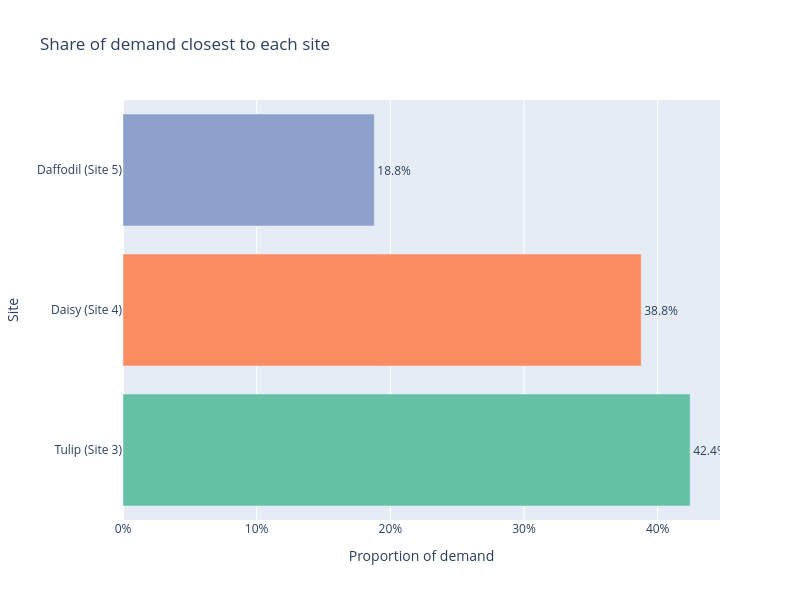

This figure's notebook cell:
### Code cell
solutions_3.plot_site_allocation_summary()

### Figure 1 — Plotly figure (JSON) as saved in the notebook; plotly's stock layout.template omitted (floating-point values rounded to 4 significant figures)
{"data": [{"alignmentgroup": "True", "hovertemplate": "Proportion of demand=%{x}<br>Site=%{y}<extra></extra>", "legendgroup": "", "marker": {"color": ["#8da0cb", "#fc8d62", "#66c2a5"], "pattern": {"shape": ""}}, "name": "", "offsetgroup": "", "orientation": "h", "showlegend": false, "textposition": "outside", "texttemplate": "%{x:.1%}", "type": "bar", "x": [0.188, 0.3877, 0.4243], "xaxis": "x", "y": ["Daffodil (Site 5)", "Daisy (Site 4)", "Tulip (Site 3)"], "yaxis": "y"}], "layout": {"barmode": "relative", "height": 600, "legend": {"tracegroupgap": 0}, "title": {"text": "Share of demand closest to each site"}, "width": 800, "xaxis": {"anchor": "y", "domain": [0, 1], "tickformat": ".0%", "title": {"text": "Proportion of demand"}}, "yaxis": {"anchor": "x", "autorange": "reversed", "domain": [0, 1], "title": {"text": "Site"}}}}
